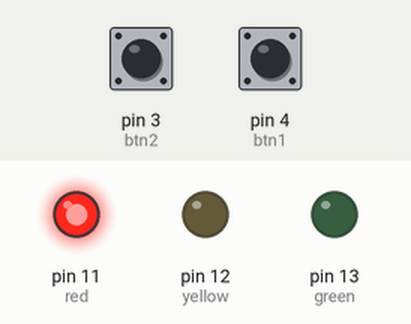
Simulated run of this sketch. Board: Arduino Uno, built with avr-gcc and run on an emulated ATmega328P. Parts: output pins drawn as LEDs (lit = HIGH). Inputs (shaded band) come from the test bench; at power-on: pin 3 (btn2) LOW, pin 4 (btn1) HIGH.

Above: at 1.5 s.
At 39.0 s:
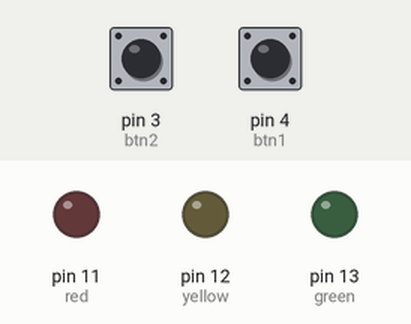
Timing chart, 0 to 40.0 s (numbered marks = the images above):
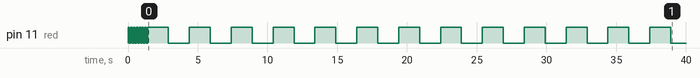

Measured:
- by itself, pin 11 (red): goes 7 × (HIGH 0.10 s, LOW 0.10 s), 12 × (HIGH 1.5 s, LOW 1.5 s), HIGH 1.5 s, then LOW

The sketch:

millis.ino
```cpp
int green = 13, yellow = 12, red = 11;
int btn1 = 4, btn2 = 3, btn3 = 2;
unsigned long time = 0;
bool state;

void setup() {
  pinMode(green, OUTPUT);
  pinMode(yellow, OUTPUT);
  pinMode(red, OUTPUT);
  pinMode(btn1, INPUT);
  pinMode(btn2, INPUT);
  pinMode(btn3, INPUT);
  Serial.begin(9600);

}

void loop() {
  if(millis() - 1500 >= time) {

    time = millis();

    state = !state;

    digitalWrite(red, state);
    }
    if(!digitalRead(btn1) || !digitalRead(btn2) || !digitalRead(btn3)) {
      digitalWrite(green, LOW);
      } else {
        digitalWrite(green, HIGH);
        }
    delay(100);
}
```
